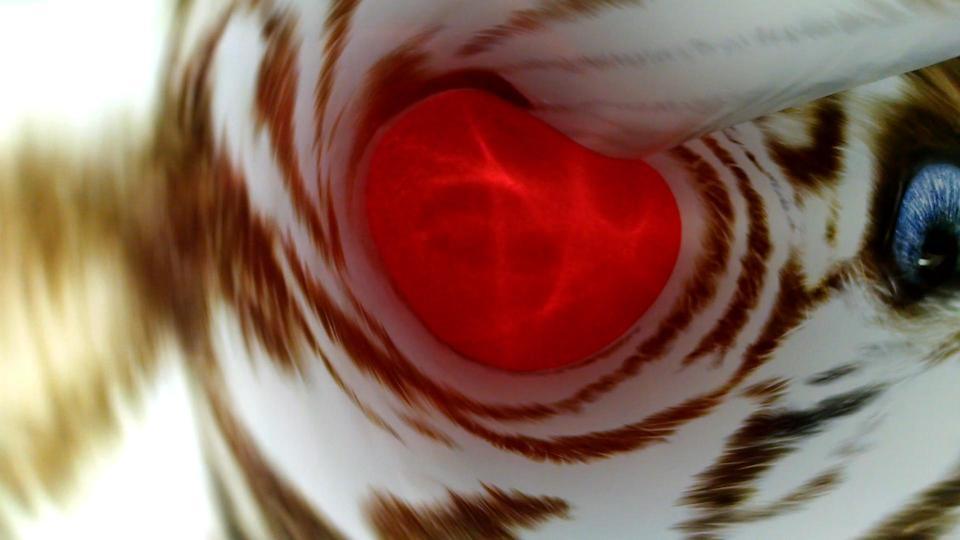
%> input picture MATLAB/tiger/im169small.jpeg, 960 x 540 px
$ octave stitch3.m   (GNU Octave 9; MATLAB toolbox functions it lacks are replaced by stand-ins)
%> lines starting %> are read from the running program, lines starting %| are printed output that depends on the picture
%% TO RUN, VLFEAT MUST FIRST BE INSTALLED ON THE MACHINE
% VLFEAT can be downloaded from http://www.vlfeat.org/download.html or http://www.vlfeat.org/index.html
% once downloaded and unpacked the command below must be ran on each Matlab restart
% run D:\Users\James\Documents\GitHub\ImageStitching\MATLAB\vlfeat-0.9.20/toolbox/vl_setup
% - with the pathway changed to match the vl_setup path
close all;

%% Images to merge
% uncomment depending on which image you want to see
 imds = imageDatastore({'tiger/im168small.jpeg';'tiger/im169small.jpeg';'tiger/im170small.jpeg';'tiger/im171small.jpeg';'tiger/im172small.jpeg';'tiger/im173small.jpeg';'tiger/im174small.jpeg'});
% [10 lines of commented-out code are left out]

figure;
montage(imds.Files);
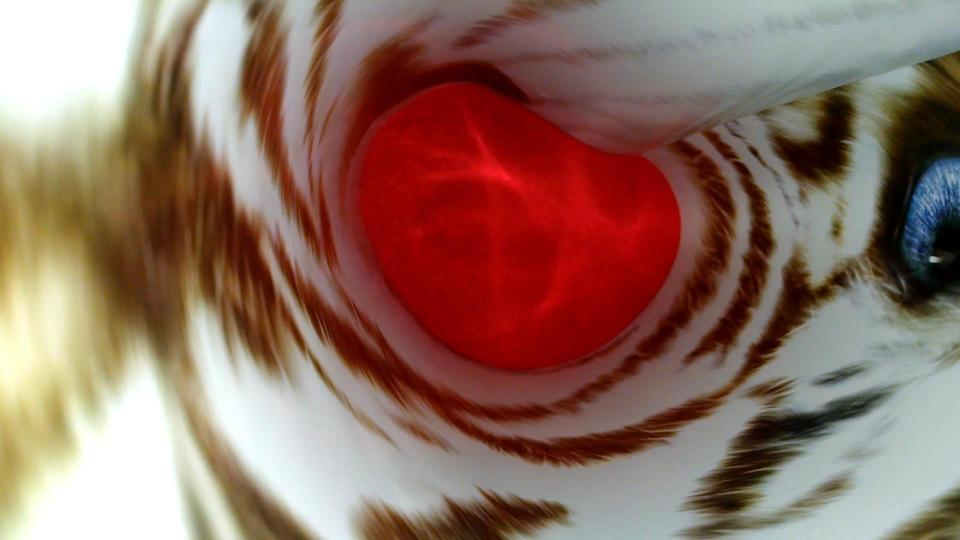
%> input picture MATLAB/tiger/im173small.jpeg, 960 x 540 px
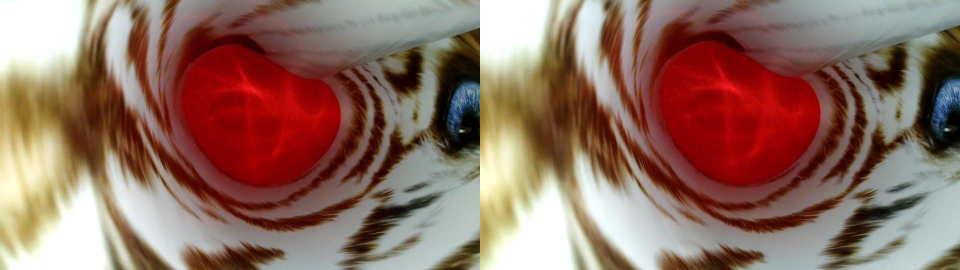
%> displayed picture: size 540x1920x3, on the screen's scale of 0 to 255 (shown at 1/2 size); mean R, G, B 143.8, 110.5, 97.6
title('Image Montage');
numImages = numel(imds.Files);

% Read the first image from the image set.
im1 = readimage(imds, 1);
%> im1 is the input picture: size 540x960x3 uint8; mean R, G, B 143.6, 109.7, 96.2
im1g = single(rgb2gray(im1));
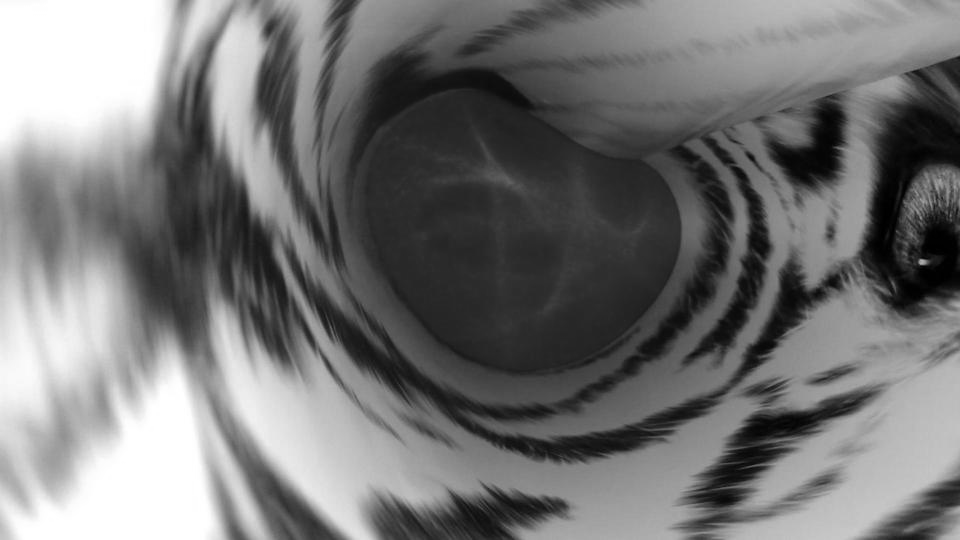
%> im1g: size 540x960 single; min 0, max 255, mean 118.3

% finding sift kypoints for im1
% vl_sift uses the vlfeat open source implementation of sift to find
% keypoints(feature frame) and descriptors based on the sift algorithm (Lowe, 2004)
%> (the run ends here)
